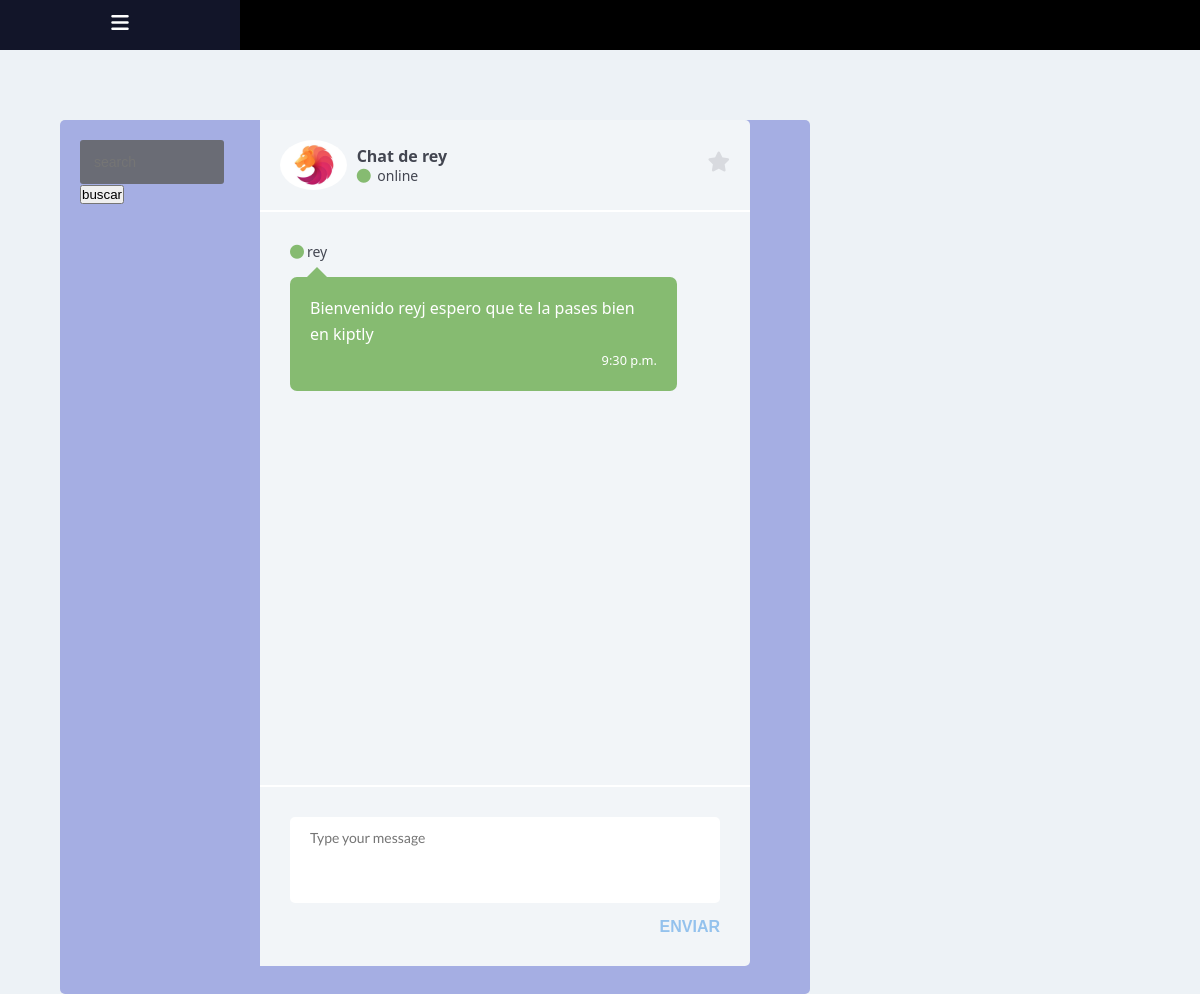
Page /inicio/chat-usuario/rey/ (signed in) on the committed database.
### home/models.py (models this page shows, shortened)
class AmigoModels(models.Model):
    user = models.ForeignKey(User, related_name="user_añadidos" , on_delete=models.CASCADE)
    añadidos = models.ForeignKey(User, related_name="añadidos_user", on_delete=models.CASCADE)
    created = models.DateTimeField(auto_now_add=True)
    objects = AmigosManayer()
    class Meta:
        verbose_name = "amigos"

class ChatModels(models.Model):
    user = models.ForeignKey(User, related_name="usuario_chats_reverse", on_delete=models.CASCADE)
    amigo = models.ForeignKey(AmigoModels, related_name="amigo_chats_reverse", on_delete=models.CASCADE)
    mensaje = models.TextField()
    created = models.DateTimeField(auto_now_add=True)
    objects = ChatsManayers()
    class Meta:
        verbose_name = "chat "
        verbose_name_plural = "chats"
        ordering = ['-created', 'amigo']

### users/models.py (models this page shows, shortened)
class User(AbstractBaseUser, PermissionsMixin):
    username = models.CharField(max_length=50, unique=True)
    gmail = models.EmailField(unique=True)
    nombre = models.CharField(max_length=50)
    apellido = models.CharField(max_length=50)
    genero = models.CharField(max_length=20)
    avatar = models.ImageField(upload_to='avatar/archivos')
    ubicacion = models.CharField(max_length=70)
    is_staff = models.BooleanField(default=False)
    is_superuser = models.BooleanField(default=False)
    codigo = models.CharField(max_length=6)
    created = models.DateTimeField(auto_now_add=True)
    is_online = models.BooleanField(default=False)
    objects = usermaneyer()
    USERNAME_FIELD = 'gmail'
    REQUIRED_FIELDS = ['username',]

### home/views.py (the view, shortened to what this page needs)
# urls.py: path('chat-usuario/<username>/', views.chats_usuarios, name="chat-usuario"),
@login_required(login_url='users_app:registrar')
def chats_usuarios(request, username):
    amix =User.objects.get(username=username)
    user=request.user
    amigo = AmigoModels.objects.get(user=user, añadidos=amix)
    amigo_2 = AmigoModels.objects.get(user=amix , añadidos=user)
    mensajes = ChatModels.objects.filter(Q(user=user)| Q(user=amix), Q(amigo=amigo) | Q(amigo=amigo_2)).order_by('-created')
    ultimos_mensaje_por_amigo=ChatModels.objects.ultimos_amigos(user)
    amigos_en_chat = AmigoModels.objects.filter(añadidos__id__in=ultimos_mensaje_por_amigo).distinct('añadidos__id',)
    if request.method == "GET":
        mensaje =  ChatModels.objects.filter(user=user, amigo=amigo).first()
        if mensaje:
            if  mensaje.amigo.añadidos.username != mensaje.user.username:
                ChatVistoModels.objects.get_or_create(mensaje=mensaje, amigo=amigo,)
        return  render(request, 'chats.html',{"amigos":amigo,'messege':mensajes, 'amigos_chats':amigos_en_chat})

### home/context_processors.py (called while the page is built)
def amigos_context(request):
    if request.user.is_authenticated:
        post = PostModel.objects.filter(user=request.user).count()
        cantidad = SolisitudMOdel.objects.filter(solisitud=request.user).count()
        amigos = AmigoModels.objects.filter(user=request.user).count()
        like = PostModel.objects.filter(user=request.user).values('like_post_reverse__id').annotate(cantid = Count('like_post_reverse__id'))
        lista = list()
        [lista.append(numero['cantid']) for numero in like  ]
        return {
            'cantidad_post':post,
            'cantidad_solicitud':cantidad,
            'cantidad_like':sum(lista),
            'cantidad_amigo':amigos
        }
    else:
          return {
        }

### home/manayers.py (called while the page is built)
    def ultimos_amigos(self, user):
        mensage = self.filter(user=user)
        lista=set()
        for id_amix in mensage:
            lista.add(id_amix.amigo.añadidos.id)
        return list(lista)

### home/templates/chats.html (shortened to what this page needs)
{% load static %}
<!DOCTYPE html>
<html lang="en">
<head>
    <link href="https://maxcdn.bootstrapcdn.com/font-awesome/4.7.0/css/font-awesome.min.css" rel="stylesheet"  type="text/css" />
    <link rel="stylesheet" href="https://cdn.jsdelivr.net/npm/bootstrap-icons@1.10.2/font/bootstrap-icons.css">
    <link rel="stylesheet" type="text/css" href="{% static 'css/chats.css' %} ">
</head>
<body >
    {% include 'sidebar_lef_include.html' %}
    <div class="container clearfix" style="margin-left:5%;">
        <div class="people-list" id="people-list">
          <div class="search" >
            <form action="{% url 'inicio_app:chat-usuario' amigos.añadidos.username %}" method="POST">{% csrf_token %}
            <span><input type="text"  name="buscar" placeholder="search"/><span><button type="submit">buscar</button></span></span>
            </form>
          </div>
          <ul class="list">
          </ul>
        </div>
        <div class="chat" style=" ">
          <div class="chat-header clearfix">
            <img src="{{amigos.añadidos.avatar.url}} " style="height:50px; border-radius: 50%;" alt="avatar" />
            <div class="chat-about">
              <div class="chat-with">Chat de {{amigos.añadidos.username}} </div>
              {% if amigos.añadidos.is_online %}
              <div class="status">
                <i class="fa fa-circle online"></i> online
              </div>
              {% endif %}
            </div>
            <i class="fa fa-star"></i>
          </div>
          <div class="chat-history">
            <ul>
                {% for mmg in messege %}
                <li class="clearfix">
                    {% if mmg.user.id == user.id %}
                    <div class="message-data align-right">
                      <span class="message-data-time" ></span> &nbsp; &nbsp;
                      <span class="message-data-name" >{{user.username}} </span> <i class="fa fa-circle me"></i>
                    </div>
                    <div class="message other-message float-right">
                        {{mmg.mensaje}}
                        <P style="text-align:right; font-size:0.8EM ;">{{mmg.created|time:"TIME_FORMAT"}} </P>
                    </div>
                    {% elif mmg.user.username == amigos.añadidos.username %}
                    <li>
                        <div class="message-data">
                          <span class="message-data-name"><i class="fa fa-circle online"></i>{{mmg.user.username}} </span>
                          <span class="message-data-time"></span>
                        </div>
                        <div class="message my-message">
                            {{mmg.mensaje}}
                            <P style="text-align:right; font-size:0.8EM ;">{{mmg.created|time:"TIME_FORMAT"}} </P>
                        </div>
                      </li>
                    {% endif %}
                {% endfor %}
            </ul>
          </div>
          <form class="chat-message clearfix" method="POST">{% csrf_token %}
            <textarea name="message-to-send" id="message-to-send" placeholder ="Type your message" rows="3"></textarea>
            <button>Enviar</button>
          </form>
        </div>
      </div>
</body>

### static/css/chats.css (style rules this page uses)
*, *:before, *:after { box-sizing: border-box; }
body { background: #c5ddeb; font: 14px/20px "Lato", Arial, sans-serif; padding: 40px 0; color: rgb(25, 19, 19); }
.container { margin: 0 auto; width: 750px; background: #a5aee3; border-radius: 5px; margin-right: 100px; }
.people-list { width: 200px; float: left; }
.people-list .search { padding: 20px; }
.people-list input { border-radius: 3px; border: none; padding: 14px; color: white; background: #6a6c75; width: 90%; font-size: 14px; }
.people-list ul { padding: 20px; height: 770px; }
.chat { width: 490px; float: left; background: #f2f5f8; border-top-right-radius: 5px; border-bottom-right-radius: 5px; color: #434651; }
.chat .chat-header { padding: 20px; border-bottom: 2px solid white; }
.chat .chat-header img { float: left; }
.chat .chat-header .chat-about { float: left; padding-left: 10px; margin-top: 6px; }
.chat .chat-header .chat-with { font-weight: bold; font-size: 16px; }
.chat .chat-header .fa-star { float: right; color: #d8dadf; font-size: 20px; margin-top: 12px; }
.chat .chat-history { padding: 30px 30px 20px; border-bottom: 2px solid white; overflow-y: scroll; height: 575px; }
.chat .chat-history .message-data { margin-bottom: 15px; }
.chat .chat-history .message-data-time { color: #a8aab1; padding-left: 6px; }
.chat .chat-history .message { color: white; padding: 18px 20px; line-height: 26px; font-size: 16px; border-radius: 7px; margin-bottom: 30px; width: 90%; position: relative; }
.chat .chat-history .message:after { bottom: 100%; left: 7%; border: solid transparent; content: " "; height: 0; width: 0; position: absolute; pointer-events: none; border-bottom-color: #86bb71; border-width: 10px; margin-left: -10px; }
.chat .chat-history .my-message { background: #86bb71; }
.chat .chat-message { padding: 30px; }
.chat .chat-message textarea { width: 100%; border: none; padding: 10px 20px; font: 14px/22px "Lato", Arial, sans-serif; margin-bottom: 10px; border-radius: 5px; resize: none; }
.chat .chat-message button { float: right; color: #94c2ed; font-size: 16px; text-transform: uppercase; border: none; cursor: pointer; font-weight: bold; background: #f2f5f8; }
.online, .offline, .me { margin-right: 3px; font-size: 10px; }
.online { color: #86bb71; }
.clearfix:after { visibility: hidden; display: block; font-size: 0; content: " "; clear: both; height: 0; }

### static/css/style.css (style rules this page uses)
* { margin: 0px;padding:0px; }
li { list-style: none; }
html, body { background-color: #EDF2F6;font-family: 'Roboto', sans-serif;height:100%; }

### rows in the picture
AmigoModels: añadidos.avatar (picture), añadidos.username "rey"
ChatModels: user.username "rey", mensaje "Bienvenido reyj espero que te la pases bien en kiptly", created "9:30 p.m."
